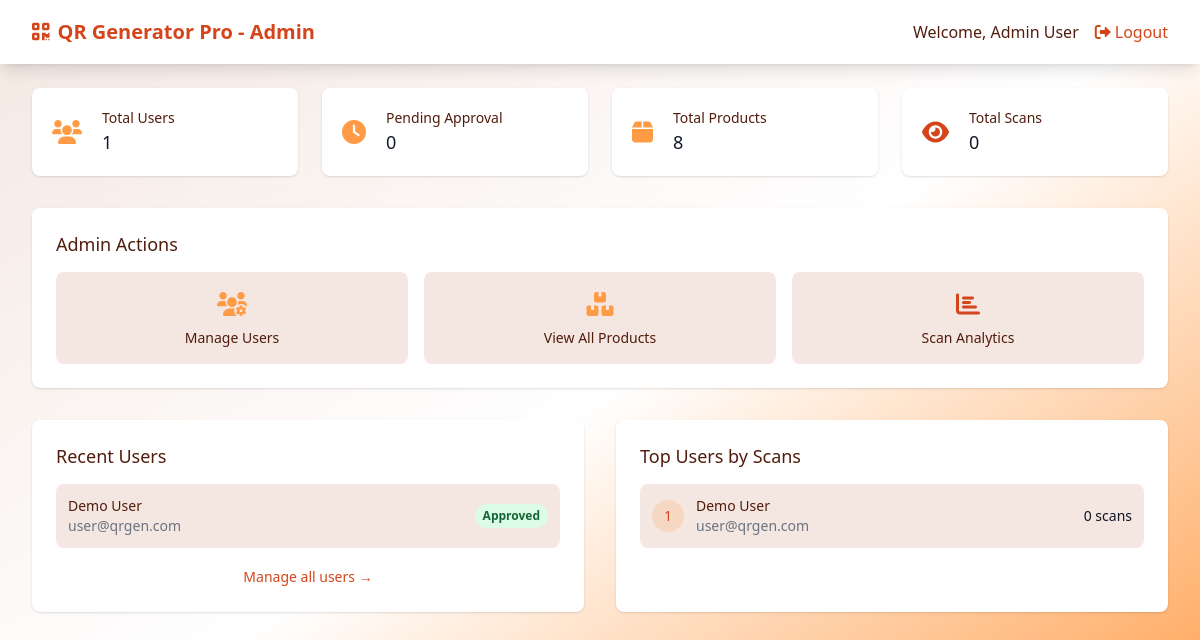
Page /admin/dashboard.php (signed in) on the committed database.
### tables this page shows
CREATE TABLE users (
    id INT AUTO_INCREMENT PRIMARY KEY,
    name VARCHAR(100) NOT NULL,
    email VARCHAR(100) UNIQUE NOT NULL,
    password VARCHAR(255) NOT NULL,
    role ENUM('user', 'admin') DEFAULT 'user',
    status ENUM('pending', 'approved', 'blocked') DEFAULT 'pending',
    profile_image VARCHAR(255) DEFAULT NULL,
    phone VARCHAR(20) DEFAULT NULL,
    address TEXT DEFAULT NULL,
    created_at TIMESTAMP DEFAULT CURRENT_TIMESTAMP,
    updated_at TIMESTAMP DEFAULT CURRENT_TIMESTAMP ON UPDATE CURRENT_TIMESTAMP
);

### config/session.php (called while the page is built, shortened)
<?php
function getUserName() {
    return $_SESSION['user_name'] ?? '';
}
?>

### admin/dashboard.php (the view, shortened to what this page needs)
<?php
require_once '../config/session.php';
$database = new Database();
$db = $database->getConnection();
$stats_query = "SELECT
    (SELECT COUNT(*) FROM users WHERE role = 'user') as total_users,
    (SELECT COUNT(*) FROM users WHERE status = 'pending') as pending_users,
    (SELECT COUNT(*) FROM products) as total_products,
    (SELECT COUNT(*) FROM qr_scans) as total_scans";
$stats_stmt = $db->prepare($stats_query);
$stats_stmt->execute();
$stats = $stats_stmt->fetch(PDO::FETCH_ASSOC);
$users_query = "SELECT * FROM users WHERE role = 'user' ORDER BY created_at DESC LIMIT 5";
$users_stmt = $db->prepare($users_query);
$users_stmt->execute();
$recent_users = $users_stmt->fetchAll(PDO::FETCH_ASSOC);
$scan_stats_query = "SELECT u.name, u.email, COUNT(qs.id) as scan_count
                     FROM users u
                     LEFT JOIN qr_scans qs ON u.id = qs.user_id
                     WHERE u.role = 'user'
                     GROUP BY u.id
                     ORDER BY scan_count DESC
                     LIMIT 10";
$scan_stats_stmt = $db->prepare($scan_stats_query);
$scan_stats_stmt->execute();
$scan_stats = $scan_stats_stmt->fetchAll(PDO::FETCH_ASSOC);
?>
<!DOCTYPE html>
<html lang="en">
<head>
    <script src="https://cdn.tailwindcss.com"></script>
    <link href="https://cdnjs.cloudflare.com/ajax/libs/font-awesome/6.0.0/css/all.min.css" rel="stylesheet">
</head>
<body class="bg-gradient-to-br from-[#F4E7E1] via-white to-[#FF9B45] min-h-screen">
    <nav class="bg-white shadow-lg">
        <div class="max-w-7xl mx-auto px-4 sm:px-6 lg:px-8">
            <div class="flex justify-between h-16">
                <div class="flex items-center">
                    <h1 class="text-xl font-bold text-[#D5451B]">
                        <i class="fas fa-qrcode mr-2"></i>QR Generator Pro - Admin
                    </h1>
                </div>
                <div class="flex items-center space-x-4">
                    <span class="text-[#521C0D]">Welcome, <?php echo htmlspecialchars(getUserName()); ?></span>
                    <a href="../logout.php" class="text-[#D5451B] hover:text-[#521C0D]">
                        <i class="fas fa-sign-out-alt mr-1"></i>Logout
                    </a>
                </div>
            </div>
        </div>
    </nav>
    <div class="max-w-7xl mx-auto py-6 sm:px-6 lg:px-8">
        <div class="grid grid-cols-1 md:grid-cols-4 gap-6 mb-8">
            <div class="bg-white overflow-hidden shadow rounded-lg">
                <div class="p-5">
                    <div class="flex items-center">
                        <div class="flex-shrink-0">
                            <i class="fas fa-users text-2xl text-[#FF9B45]"></i>
                        </div>
                        <div class="ml-5 w-0 flex-1">
                            <dl>
                                <dt class="text-sm font-medium text-[#521C0D] truncate">Total Users</dt>
                                <dd class="text-lg font-medium text-gray-900"><?php echo $stats['total_users']; ?></dd>
                            </dl>
                        </div>
                    </div>
                </div>
            </div>
            <div class="bg-white overflow-hidden shadow rounded-lg">
                <div class="p-5">
                    <div class="flex items-center">
                        <div class="flex-shrink-0">
                            <i class="fas fa-clock text-2xl text-[#FF9B45]"></i>
                        </div>
                        <div class="ml-5 w-0 flex-1">
                            <dl>
                                <dt class="text-sm font-medium text-[#521C0D] truncate">Pending Approval</dt>
                                <dd class="text-lg font-medium text-gray-900"><?php echo $stats['pending_users']; ?></dd>
                            </dl>
                        </div>
                    </div>
                </div>
            </div>
            <div class="bg-white overflow-hidden shadow rounded-lg">
                <div class="p-5">
                    <div class="flex items-center">
                        <div class="flex-shrink-0">
                            <i class="fas fa-box text-2xl text-[#FF9B45]"></i>
                        </div>
                        <div class="ml-5 w-0 flex-1">
                            <dl>
                                <dt class="text-sm font-medium text-[#521C0D] truncate">Total Products</dt>
                                <dd class="text-lg font-medium text-gray-900"><?php echo $stats['total_products']; ?></dd>
                            </dl>
                        </div>
                    </div>
                </div>
            </div>
            <div class="bg-white overflow-hidden shadow rounded-lg">
                <div class="p-5">
                    <div class="flex items-center">
                        <div class="flex-shrink-0">
                            <i class="fas fa-eye text-2xl text-[#D5451B]"></i>
                        </div>
                        <div class="ml-5 w-0 flex-1">
                            <dl>
                                <dt class="text-sm font-medium text-[#521C0D] truncate">Total Scans</dt>
                                <dd class="text-lg font-medium text-gray-900"><?php echo $stats['total_scans']; ?></dd>
                            </dl>
                        </div>
                    </div>
                </div>
            </div>
        </div>
        <div class="bg-white shadow rounded-lg mb-8">
            <div class="px-4 py-5 sm:p-6">
                <h3 class="text-lg leading-6 font-medium text-[#521C0D] mb-4">Admin Actions</h3>
                <div class="grid grid-cols-1 md:grid-cols-3 gap-4">
                    <a href="manage-users.php" class="bg-[#F4E7E1] hover:bg-[#FF9B45]/20 p-4 rounded-lg text-center transition-colors">
                        <i class="fas fa-users-cog text-2xl text-[#FF9B45] mb-2"></i>
                        <p class="text-sm font-medium text-[#521C0D]">Manage Users</p>
                    </a>
                    <a href="view-products.php" class="bg-[#F4E7E1] hover:bg-[#FF9B45]/20 p-4 rounded-lg text-center transition-colors">
                        <i class="fas fa-boxes text-2xl text-[#FF9B45] mb-2"></i>
                        <p class="text-sm font-medium text-[#521C0D]">View All Products</p>
                    </a>
                    <a href="scan-analytics.php" class="bg-[#F4E7E1] hover:bg-[#FF9B45]/20 p-4 rounded-lg text-center transition-colors">
                        <i class="fas fa-chart-bar text-2xl text-[#D5451B] mb-2"></i>
                        <p class="text-sm font-medium text-[#521C0D]">Scan Analytics</p>
                    </a>
                </div>
            </div>
        </div>
        <div class="grid grid-cols-1 lg:grid-cols-2 gap-8">
            <div class="bg-white shadow rounded-lg">
                <div class="px-4 py-5 sm:p-6">
                    <h3 class="text-lg leading-6 font-medium text-[#521C0D] mb-4">Recent Users</h3>
                    <div class="space-y-4">
                        <?php foreach ($recent_users as $user): ?>
                            <div class="flex items-center justify-between p-3 bg-[#F4E7E1] rounded-lg">
                                <div>
                                    <p class="text-sm font-medium text-[#521C0D]"><?php echo htmlspecialchars($user['name']); ?></p>
                                    <p class="text-sm text-gray-500"><?php echo htmlspecialchars($user['email']); ?></p>
                                </div>
                                <div class="flex items-center space-x-2">
                                    <span class="px-2 py-1 text-xs font-semibold rounded-full
                                        <?php echo $user['status'] === 'approved' ? 'bg-green-100 text-green-800' :
                                                   ($user['status'] === 'pending' ? 'bg-yellow-100 text-yellow-800' : 'bg-red-100 text-red-800'); ?>">
                                        <?php echo ucfirst($user['status']); ?>
                                    </span>
                                </div>
                            </div>
                        <?php endforeach; ?>
                    </div>
                    <div class="mt-4 text-center">
                        <a href="manage-users.php" class="text-[#D5451B] hover:text-[#521C0D] text-sm font-medium">Manage all users →</a>
                    </div>
                </div>
            </div>
            <div class="bg-white shadow rounded-lg">
                <div class="px-4 py-5 sm:p-6">
                    <h3 class="text-lg leading-6 font-medium text-[#521C0D] mb-4">Top Users by Scans</h3>
                    <div class="space-y-4">
                        <?php foreach ($scan_stats as $index => $stat): ?>
                            <div class="flex items-center justify-between p-3 bg-[#F4E7E1] rounded-lg">
                                <div class="flex items-center">
                                    <div class="flex-shrink-0 w-8 h-8 bg-[#FF9B45]/20 rounded-full flex items-center justify-center">
                                        <span class="text-sm font-medium text-[#D5451B]"><?php echo $index + 1; ?></span>
                                    </div>
                                    <div class="ml-3">
                                        <p class="text-sm font-medium text-[#521C0D]"><?php echo htmlspecialchars($stat['name']); ?></p>
                                        <p class="text-sm text-gray-500"><?php echo htmlspecialchars($stat['email']); ?></p>
                                    </div>
                                </div>
                                <div class="text-right">
                                    <p class="text-sm font-medium text-gray-900"><?php echo $stat['scan_count']; ?> scans</p>
                                </div>
                            </div>
                        <?php endforeach; ?>
                    </div>
                </div>
            </div>
        </div>
    </div>
</body>
</html>

### rows in the picture
users: name "Demo User", email "user@qrgen.com", status "Approved"

### other values in the picture
getUserName() "Admin User"
$stats['total_users'] "1"
$stats['pending_users'] "0"
$stats['total_products'] "8"
$stats['total_scans'] "0"
$stat['name'] "Demo User"
$stat['email'] "user@qrgen.com"
$stat['scan_count'] "0"
